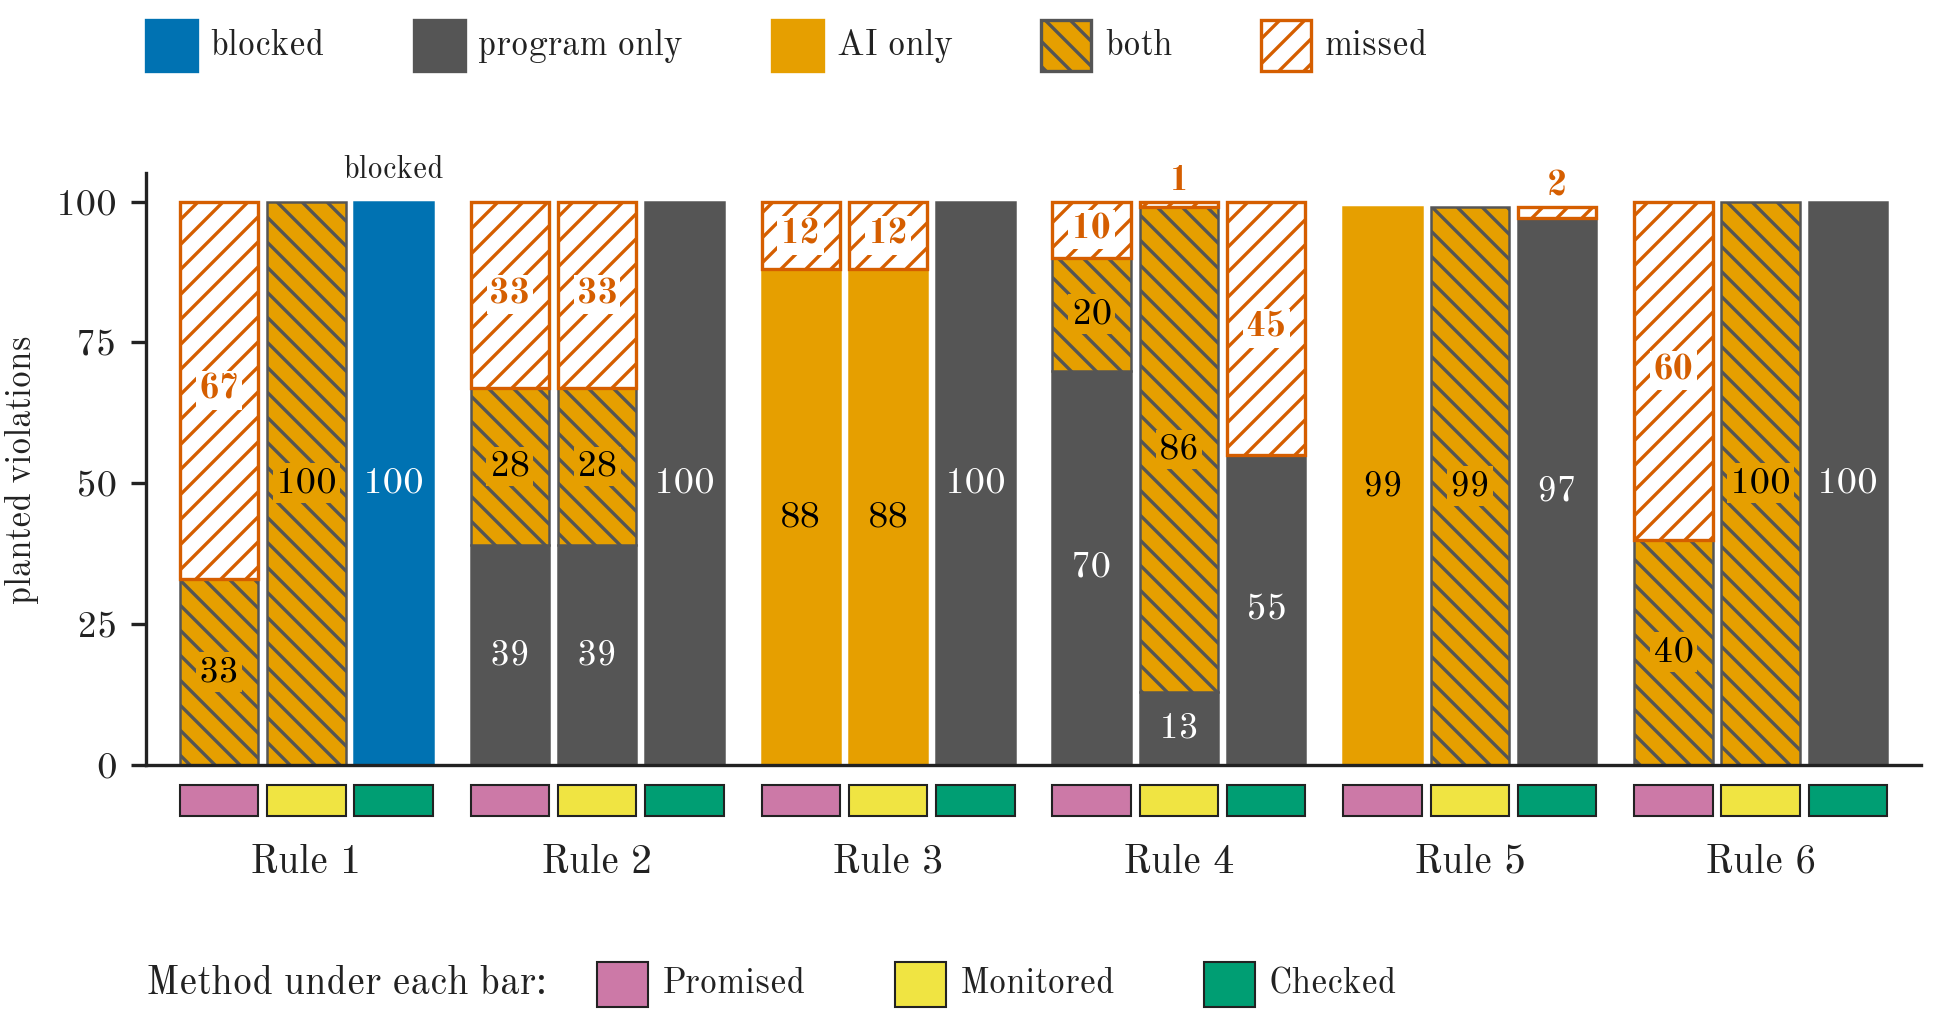

Generate this figure with Python:
"""Figure C1: who raised the flags. For each rule and method, the planted violations that the method
caught, split by the part that flagged them (program only, AI only, both), with the missed ones on top.

Source: Table C3 of appendix/C_results.md (hand-copied below), checked against
analysis/final_numbers.json (e1_flags_by_part, e2_flags_by_part). Under Checked, rule 1 is
"program blocked 100". Each bar's caught total is asserted to equal planted minus missed.
"""
import json
import os
import sys

import style
from matplotlib.patches import Rectangle
import matplotlib.pyplot as plt

style.apply()
METHODS = ["Promised", "Monitored", "Checked"]
# Table C3: (program only, AI only, both) per rule and method
C3 = {
    1: {"Promised": (0, 0, 33), "Monitored": (0, 0, 100), "Checked": (100, 0, 0)},   # Checked: blocked
    2: {"Promised": (39, 0, 28), "Monitored": (39, 0, 28), "Checked": (100, 0, 0)},
    3: {"Promised": (0, 88, 0), "Monitored": (0, 88, 0), "Checked": (100, 0, 0)},
    4: {"Promised": (70, 0, 20), "Monitored": (13, 0, 86), "Checked": (55, 0, 0)},
    5: {"Promised": (0, 99, 0), "Monitored": (0, 0, 99), "Checked": (97, 0, 0)},
    6: {"Promised": (0, 0, 40), "Monitored": (0, 0, 100), "Checked": (100, 0, 0)},
}
PLANTED = {1: 100, 2: 100, 3: 100, 4: 100, 5: 99, 6: 100}
MISSED = {"Promised": [67, 33, 12, 10, 0, 60], "Monitored": [0, 33, 12, 1, 0, 0],
          "Checked": [0, 0, 0, 45, 2, 0]}

fn = json.load(open(os.path.join(style.HERE, "..", "analysis", "final_numbers.json")))
src = {**fn["e1_flags_by_part"], **fn["e2_flags_by_part"]}
KEY = {"flagged:program_only": 0, "flagged:ai_only": 1, "flagged:both": 2, "blocked:None": 0}
for rule in range(1, 7):
    for m in METHODS:
        got = [0, 0, 0]
        for k, n in src[str(rule)][m].items():
            got[KEY[k]] += n
        if tuple(got) != C3[rule][m]:
            sys.exit(f"rule {rule} {m}: final_numbers.json gives {got}, Table C3 gives {C3[rule][m]}")
        caught = sum(C3[rule][m])
        if caught != PLANTED[rule] - MISSED[m][rule - 1]:
            sys.exit(f"rule {rule} {m}: caught {caught} is not planted {PLANTED[rule]} minus missed {MISSED[m][rule-1]}")

PART = [("program only", "#555555", "white", None),
        ("AI only", "#E69F00", "black", None),
        ("both", "#E69F00", "black", "\\\\\\\\")]
fig = plt.figure(figsize=(style.WIDTH_IN, 3.4))
ax = fig.add_axes([0.075, 0.25, 0.91, 0.58])
BW, GAPG = 0.27, 1.0
for rule in range(1, 7):
    x0 = (rule - 1) * GAPG
    for j, m in enumerate(METHODS):
        x = x0 + (j - 1) * 0.30
        y = 0
        for (name, face, tcol, hatch), n in zip(PART, C3[rule][m]):
            if rule == 1 and m == "Checked" and name == "program only":
                face, tcol = style.BLOCKED, "white"     # blocked, not flagged
            if n:
                ax.add_patch(Rectangle((x - BW / 2, y), BW, n, facecolor=face,
                                       edgecolor="#555555" if hatch else face, hatch=hatch, linewidth=0.6))
                ax.text(x, y + n / 2, str(n), ha="center", va="center", fontsize=style.LABEL, color=tcol,
                        bbox=dict(boxstyle="square,pad=0.08", fc="#E69F00", ec="none") if hatch else None)
                y += n
        miss = MISSED[m][rule - 1]
        if miss:
            ax.add_patch(Rectangle((x - BW / 2, y), BW, miss, facecolor="white", edgecolor=style.MISSED,
                                   hatch="////", linewidth=0.8))
            if miss >= 8:
                ax.text(x, y + miss / 2, str(miss), ha="center", va="center", fontsize=style.LABEL, color=style.MISSED,
                        fontweight="bold", bbox=dict(boxstyle="square,pad=0.08", fc="white", ec="none"))
            else:
                ax.text(x, y + miss + 0.6, str(miss), ha="center", va="bottom", fontsize=style.LABEL, color=style.MISSED,
                        fontweight="bold")
        if rule == 1 and m == "Checked":
            ax.text(x, y + 3, "blocked", ha="center", va="bottom", fontsize=style.NOTE)
        ax.add_patch(Rectangle((x - BW / 2, -9), BW, 5.5, clip_on=False, facecolor=style.METHOD[m],
                               edgecolor=style.INK, linewidth=0.5))
    ax.text(x0, -14, f"Rule {rule}", ha="center", va="top", fontsize=style.HEAD, clip_on=False)
ax.set_xlim(-0.55, 5.55)
ax.set_ylim(0, 105)
ax.set_yticks([0, 25, 50, 75, 100])
ax.tick_params(axis="y", labelsize=style.LABEL)
ax.tick_params(axis="x", bottom=False, labelbottom=False)
ax.set_ylabel("planted violations", fontsize=style.LABEL)
for s in ("top", "right"):
    ax.spines[s].set_visible(False)
# legends
kx, ky = 0.075, 0.955
items = ([("blocked", style.BLOCKED, None, style.BLOCKED)] + [(n, f, h, f if not h else "#555555") for n, f, _, h in PART]
         + [("missed", "white", "////", style.MISSED)])
for name, face, hatch, edge in items:
    fig.patches.append(Rectangle((kx, ky - 0.025), 0.026, 0.05, transform=fig.transFigure, facecolor=face,
                                 edgecolor=edge, hatch=hatch, linewidth=0.8))
    t = fig.text(kx + 0.033, ky, name, va="center", fontsize=style.LABEL)
    kx = t.get_window_extent(fig.canvas.get_renderer()).transformed(fig.transFigure.inverted()).x1 + 0.045
kx, ky = 0.075, 0.035
t = fig.text(kx, ky, "Method under each bar:", va="center", fontsize=style.HEAD)
kx = t.get_window_extent(fig.canvas.get_renderer()).transformed(fig.transFigure.inverted()).x1 + 0.025
for m in METHODS:
    fig.patches.append(Rectangle((kx, ky - 0.022), 0.026, 0.044, transform=fig.transFigure,
                                 facecolor=style.METHOD[m], edgecolor=style.INK, linewidth=0.5))
    t = fig.text(kx + 0.033, ky, m, va="center", fontsize=style.LABEL)
    kx = t.get_window_extent(fig.canvas.get_renderer()).transformed(fig.transFigure.inverted()).x1 + 0.045
style.save(fig, "figC1_who_flagged")
